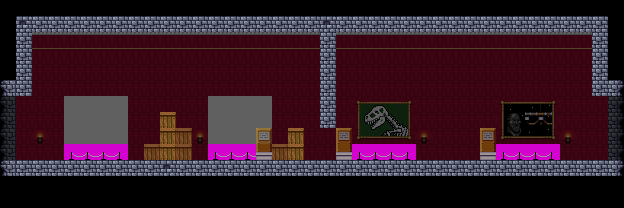

The image is a tile-based game level rendered from a .tmx file. Its description and source (layers, tilesets, objects; grid data summarised) follow:
An orthogonal 39x13 tile map with 16x16 px tiles, 3 tile layers (back, center, front), 1 hidden layer not drawn, 4 tilesets and 15 objects (4x light, 3x statue, 3x plaque, 2x portal, 2x painting, ...).

<map version="1.0" tiledversion="1.1.5" orientation="orthogonal" renderorder="right-down" width="39" height="13" tilewidth="16" tileheight="16" infinite="0" nextobjectid="38">
 <tileset firstgid="1" source="cshapes3.tsx" />
 <tileset firstgid="85" source="museum_tiles_16x16.tsx" />
 <tileset firstgid="277" source="zamaster_exhibits.tsx" />
 <tileset firstgid="445" source="museum_billboards_16x16.tsx" />
 <layer name="back" width="39" height="13" opacity="0.38">
  <data>[507 cells, 507 non-empty, 31 distinct tile ids]</data>
 </layer>
 <objectgroup name="actors">
  <object id="19" name="statue" x="160" y="80" width="16" height="32">
   <properties>
    <property name="type" value="statue" />
   </properties>
  </object>
  <object id="20" name="statue" x="304" y="128" width="16" height="32">
   <properties>
    <property name="type" value="statue" />
   </properties>
  </object>
  <object id="21" name="statue" x="448" y="128" width="16" height="32">
   <properties>
    <property name="type" value="statue" />
   </properties>
  </object>
  <object id="22" name="portal" x="592" y="96" width="32" height="64">
   <properties>
    <property name="enter" value="left" />
    <property name="portal_id" value="right" />
    <property name="to_map" value="museum_05.tmx" />
    <property name="to_portal_id" value="left" />
    <property name="type" value="portal" />
   </properties>
  </object>
  <object id="23" name="portal" x="0" y="96" width="32" height="64">
   <properties>
    <property name="enter" value="right" />
    <property name="portal_id" value="left" />
    <property name="to_map" value="museum_07.tmx" />
    <property name="to_portal_id" value="right" />
    <property name="type" value="portal" />
   </properties>
  </object>
  <object id="24" name="spawn" x="468.752" y="112.874" width="16" height="24">
   <properties>
    <property name="type" value="spawn" />
   </properties>
  </object>
  <object id="27" name="light" x="32.333" y="128.333" width="16" height="16">
   <properties>
    <property name="b" type="float" value="1" />
    <property name="g" type="float" value="1" />
    <property name="mode" value="solid" />
    <property name="r" type="float" value="1" />
    <property name="radius" type="float" value="64" />
    <property name="type" value="light" />
   </properties>
  </object>
  <object id="28" name="light" x="192.333" y="128.333" width="16" height="16">
   <properties>
    <property name="b" type="float" value="1" />
    <property name="g" type="float" value="1" />
    <property name="mode" value="solid" />
    <property name="r" type="float" value="1" />
    <property name="radius" type="float" value="64" />
    <property name="type" value="light" />
   </properties>
  </object>
  <object id="29" name="light" x="416.333" y="128.333" width="16" height="16">
   <properties>
    <property name="b" type="float" value="1" />
    <property name="g" type="float" value="1" />
    <property name="mode" value="solid" />
    <property name="r" type="float" value="1" />
    <property name="radius" type="float" value="64" />
    <property name="type" value="light" />
   </properties>
  </object>
  <object id="30" name="light" x="560.333" y="128.333" width="16" height="16">
   <properties>
    <property name="b" type="float" value="1" />
    <property name="g" type="float" value="1" />
    <property name="mode" value="solid" />
    <property name="r" type="float" value="1" />
    <property name="radius" type="float" value="64" />
    <property name="type" value="light" />
   </properties>
  </object>
  <object id="31" name="painting" x="208" y="96" width="64" height="48">
   <properties>
    <property name="facing_right" value="true" />
    <property name="fixed" value="true" />
    <property name="path" value="res/23433099.png" />
    <property name="to_map" value="museum_06.tmx" />
    <property name="to_position_x" type="int" value="96" />
    <property name="to_position_y" type="int" value="48" />
    <property name="type" value="painting" />
   </properties>
  </object>
  <object id="32" name="plaque" x="480" y="128" width="16" height="32">
   <properties>
    <property name="text" value=" Be careful, priceless artifacts are| prone to breaking when stood on." />
    <property name="type" value="plaque" />
   </properties>
  </object>
  <object id="33" name="painting" x="64" y="96" width="64" height="48">
   <properties>
    <property name="facing_right" value="false" />
    <property name="fixed" value="true" />
    <property name="path" value="res/23433190.png" />
    <property name="to_map" value="museum_06.tmx" />
    <property name="to_position_x" type="int" value="224" />
    <property name="to_position_y" type="int" value="48" />
    <property name="type" value="painting" />
   </properties>
  </object>
  <object id="36" name="plaque" x="336" y="128" width="16" height="32">
   <properties>
    <property name="text" value=" Press X to pick up a statue,| press it again to put it down." />
    <property name="type" value="plaque" />
   </properties>
  </object>
  <object id="37" name="plaque" x="256" y="128" width="16" height="32">
   <properties>
    <property name="text" value=" Some paintings are like doorways." />
    <property name="type" value="plaque" />
   </properties>
  </object>
 </objectgroup>
 <layer name="center" width="39" height="13" opacity="0.79">
  <data>[507 cells, 122 non-empty, 9 distinct tile ids]</data>
 </layer>
 <layer name="front" width="39" height="13">
  <data>[507 cells, 222 non-empty, 6 distinct tile ids]</data>
 </layer>
 <layer name="meta" width="39" height="13" visible="0" opacity="0.5">
  <data>[507 cells, 92 non-empty, 1 distinct tile ids]</data>
 </layer>
</map>
